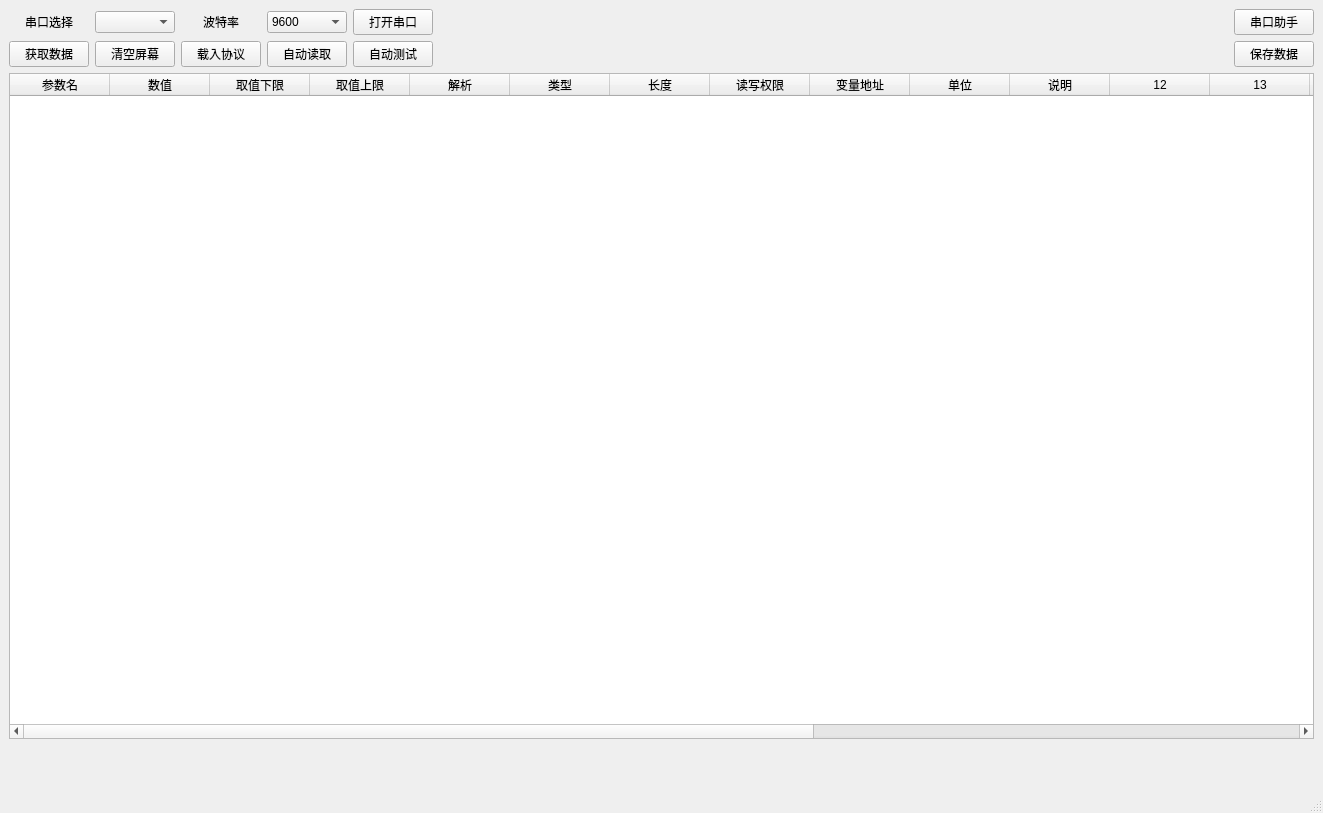
<?xml version="1.0" encoding="UTF-8"?>
<ui version="4.0">
 <class>MainWindow</class>
 <widget class="QMainWindow" name="MainWindow">
  <property name="geometry">
   <rect>
    <x>0</x>
    <y>0</y>
    <width>1323</width>
    <height>813</height>
   </rect>
  </property>
  <property name="minimumSize">
   <size>
    <width>1000</width>
    <height>813</height>
   </size>
  </property>
  <property name="maximumSize">
   <size>
    <width>1323</width>
    <height>813</height>
   </size>
  </property>
  <property name="windowTitle">
   <string>模块通讯测试</string>
  </property>
  <property name="windowIcon">
   <iconset>
    <normaloff>../img.ico</normaloff>../img.ico</iconset>
  </property>
  <widget class="QWidget" name="centralwidget">
   <layout class="QVBoxLayout" name="verticalLayout_2">
    <item>
     <layout class="QHBoxLayout" name="horizontalLayout">
      <item>
       <layout class="QGridLayout" name="gridLayout">
        <item row="0" column="2">
         <widget class="QComboBox" name="port_comboBox"/>
        </item>
        <item row="0" column="5">
         <widget class="QPushButton" name="com_btn">
          <property name="text">
           <string>打开串口</string>
          </property>
         </widget>
        </item>
        <item row="0" column="1" alignment="Qt::AlignHCenter">
         <widget class="QLabel" name="port_sel_label">
          <property name="text">
           <string>串口选择</string>
          </property>
         </widget>
        </item>
        <item row="0" column="3" alignment="Qt::AlignHCenter">
         <widget class="QLabel" name="baudrate_label">
          <property name="text">
           <string>波特率</string>
          </property>
         </widget>
        </item>
        <item row="0" column="4">
         <widget class="QComboBox" name="baudrate_comboBox">
          <property name="currentIndex">
           <number>1</number>
          </property>
          <item>
           <property name="text">
            <string>4800</string>
           </property>
          </item>
          <item>
           <property name="text">
            <string>9600</string>
           </property>
          </item>
          <item>
           <property name="text">
            <string>19200</string>
           </property>
          </item>
          <item>
           <property name="text">
            <string>38400</string>
           </property>
          </item>
          <item>
           <property name="text">
            <string>115200</string>
           </property>
          </item>
         </widget>
        </item>
        <item row="1" column="4">
         <widget class="QPushButton" name="auto_read_btn">
          <property name="text">
           <string>自动读取</string>
          </property>
         </widget>
        </item>
        <item row="1" column="5">
         <widget class="QPushButton" name="auto_test_btn">
          <property name="text">
           <string>自动测试</string>
          </property>
         </widget>
        </item>
        <item row="1" column="2">
         <widget class="QPushButton" name="clear_screen_btn">
          <property name="text">
           <string>清空屏幕</string>
          </property>
         </widget>
        </item>
        <item row="1" column="3">
         <widget class="QPushButton" name="load_treaty_btn">
          <property name="text">
           <string>载入协议</string>
          </property>
         </widget>
        </item>
        <item row="1" column="1">
         <widget class="QPushButton" name="getdata_btn">
          <property name="text">
           <string>获取数据</string>
          </property>
         </widget>
        </item>
       </layout>
      </item>
      <item>
       <spacer name="horizontalSpacer">
        <property name="orientation">
         <enum>Qt::Horizontal</enum>
        </property>
        <property name="sizeHint" stdset="0">
         <size>
          <width>40</width>
          <height>20</height>
         </size>
        </property>
       </spacer>
      </item>
      <item>
       <layout class="QVBoxLayout" name="verticalLayout">
        <item>
         <widget class="QPushButton" name="comhelp_window">
          <property name="text">
           <string>串口助手</string>
          </property>
         </widget>
        </item>
        <item>
         <widget class="QPushButton" name="restart_btn">
          <property name="text">
           <string>保存数据</string>
          </property>
         </widget>
        </item>
       </layout>
      </item>
     </layout>
    </item>
    <item alignment="Qt::AlignLeft|Qt::AlignTop">
     <widget class="QTableWidget" name="tableWidget">
      <property name="enabled">
       <bool>true</bool>
      </property>
      <property name="sizePolicy">
       <sizepolicy hsizetype="Preferred" vsizetype="Preferred">
        <horstretch>0</horstretch>
        <verstretch>0</verstretch>
       </sizepolicy>
      </property>
      <property name="minimumSize">
       <size>
        <width>1000</width>
        <height>666</height>
       </size>
      </property>
      <property name="maximumSize">
       <size>
        <width>1323</width>
        <height>666</height>
       </size>
      </property>
      <property name="baseSize">
       <size>
        <width>0</width>
        <height>0</height>
       </size>
      </property>
      <property name="font">
       <font>
        <pointsize>9</pointsize>
        <weight>50</weight>
        <italic>false</italic>
        <bold>false</bold>
        <underline>false</underline>
        <strikeout>false</strikeout>
        <kerning>true</kerning>
       </font>
      </property>
      <property name="cursor" stdset="0">
       <cursorShape>ArrowCursor</cursorShape>
      </property>
      <property name="tabletTracking">
       <bool>false</bool>
      </property>
      <property name="acceptDrops">
       <bool>false</bool>
      </property>
      <property name="autoFillBackground">
       <bool>false</bool>
      </property>
      <property name="lineWidth">
       <number>1</number>
      </property>
      <property name="verticalScrollBarPolicy">
       <enum>Qt::ScrollBarAsNeeded</enum>
      </property>
      <property name="horizontalScrollBarPolicy">
       <enum>Qt::ScrollBarAsNeeded</enum>
      </property>
      <property name="sizeAdjustPolicy">
       <enum>QAbstractScrollArea::AdjustToContents</enum>
      </property>
      <property name="autoScroll">
       <bool>false</bool>
      </property>
      <property name="editTriggers">
       <set>QAbstractItemView::CurrentChanged</set>
      </property>
      <property name="alternatingRowColors">
       <bool>true</bool>
      </property>
      <property name="selectionMode">
       <enum>QAbstractItemView::NoSelection</enum>
      </property>
      <property name="selectionBehavior">
       <enum>QAbstractItemView::SelectRows</enum>
      </property>
      <property name="verticalScrollMode">
       <enum>QAbstractItemView::ScrollPerItem</enum>
      </property>
      <property name="horizontalScrollMode">
       <enum>QAbstractItemView::ScrollPerItem</enum>
      </property>
      <property name="showGrid">
       <bool>true</bool>
      </property>
      <property name="gridStyle">
       <enum>Qt::DotLine</enum>
      </property>
      <property name="sortingEnabled">
       <bool>false</bool>
      </property>
      <property name="wordWrap">
       <bool>true</bool>
      </property>
      <property name="rowCount">
       <number>0</number>
      </property>
      <property name="columnCount">
       <number>21</number>
      </property>
      <attribute name="horizontalHeaderCascadingSectionResizes">
       <bool>false</bool>
      </attribute>
      <attribute name="horizontalHeaderMinimumSectionSize">
       <number>100</number>
      </attribute>
      <attribute name="horizontalHeaderDefaultSectionSize">
       <number>100</number>
      </attribute>
      <attribute name="horizontalHeaderHighlightSections">
       <bool>false</bool>
      </attribute>
      <attribute name="verticalHeaderVisible">
       <bool>false</bool>
      </attribute>
      <attribute name="verticalHeaderMinimumSectionSize">
       <number>20</number>
      </attribute>
      <attribute name="verticalHeaderDefaultSectionSize">
       <number>30</number>
      </attribute>
      <column>
       <property name="text">
        <string>参数名</string>
       </property>
       <property name="textAlignment">
        <set>AlignCenter</set>
       </property>
      </column>
      <column>
       <property name="text">
        <string>数值</string>
       </property>
       <property name="textAlignment">
        <set>AlignCenter</set>
       </property>
      </column>
      <column>
       <property name="text">
        <string>取值下限</string>
       </property>
       <property name="textAlignment">
        <set>AlignCenter</set>
       </property>
      </column>
      <column>
       <property name="text">
        <string>取值上限</string>
       </property>
       <property name="textAlignment">
        <set>AlignCenter</set>
       </property>
      </column>
      <column>
       <property name="text">
        <string>解析</string>
       </property>
       <property name="textAlignment">
        <set>AlignCenter</set>
       </property>
      </column>
      <column>
       <property name="text">
        <string>类型</string>
       </property>
       <property name="textAlignment">
        <set>AlignCenter</set>
       </property>
      </column>
      <column>
       <property name="text">
        <string>长度</string>
       </property>
       <property name="textAlignment">
        <set>AlignCenter</set>
       </property>
      </column>
      <column>
       <property name="text">
        <string>读写权限</string>
       </property>
       <property name="textAlignment">
        <set>AlignCenter</set>
       </property>
      </column>
      <column>
       <property name="text">
        <string>变量地址</string>
       </property>
       <property name="textAlignment">
        <set>AlignCenter</set>
       </property>
      </column>
      <column>
       <property name="text">
        <string>单位</string>
       </property>
       <property name="textAlignment">
        <set>AlignCenter</set>
       </property>
      </column>
      <column>
       <property name="text">
        <string>说明</string>
       </property>
       <property name="textAlignment">
        <set>AlignCenter</set>
       </property>
      </column>
      <column/>
      <column/>
      <column/>
      <column/>
      <column/>
      <column/>
      <column/>
      <column/>
      <column/>
      <column/>
     </widget>
    </item>
   </layout>
  </widget>
  <widget class="QMenuBar" name="menubar">
   <property name="geometry">
    <rect>
     <x>0</x>
     <y>0</y>
     <width>1323</width>
     <height>23</height>
    </rect>
   </property>
  </widget>
  <widget class="QStatusBar" name="statusbar"/>
 </widget>
 <resources/>
 <connections/>
</ui>
